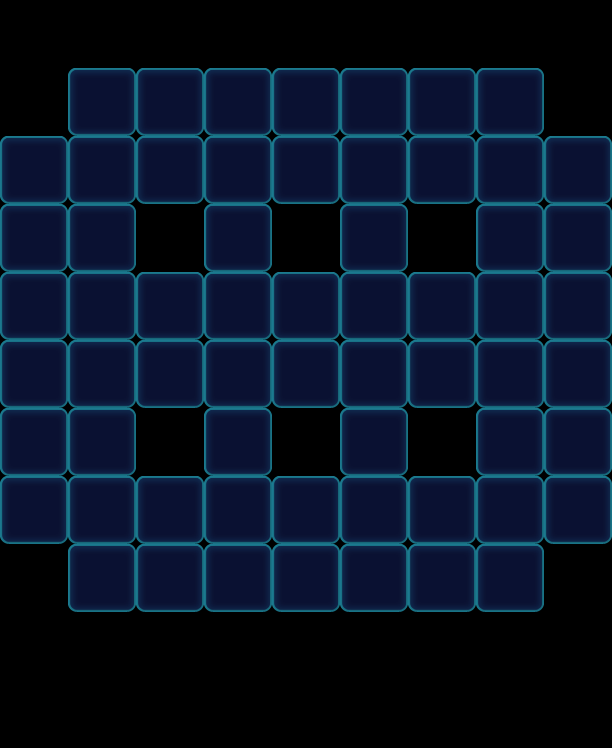

Tiled map render using the project's own tile images. Description and the map definition, with tile-layer contents summarised, below:
An orthogonal 9x11 tile map with 68x68 px tiles, 1 tile layer (Valid), 2 tilesets and 133 objects (62x Floor, 40x Monster, 22x Stone, 9x Factory_Normal).

<map version="1.0" orientation="orthogonal" width="9" height="11" tilewidth="68" tileheight="68">
 <tileset firstgid="1" name="game_grid1" tilewidth="68" tileheight="68">
  <image source="game_grid1.png" width="68" height="68" />
 </tileset>
 <tileset firstgid="2" name="map" tilewidth="68" tileheight="68">
  <image source="map.png" width="1024" height="1024" />
 </tileset>
 <layer name="Valid" width="9" height="11">
  <data>[99 cells, 62 non-empty, 1 distinct tile ids]</data>
 </layer>
 <objectgroup name="BottomObj" width="9" height="11" visible="0">
  <object type="Floor" gid="33" x="0" y="204">
   <properties>
    <property name="Layers" value="2" />
   </properties>
  </object>
  <object type="Floor" gid="33" x="0" y="272">
   <properties>
    <property name="Layers" value="2" />
   </properties>
  </object>
  <object type="Floor" gid="33" x="0" y="340">
   <properties>
    <property name="Layers" value="2" />
   </properties>
  </object>
  <object type="Floor" gid="33" x="0" y="408">
   <properties>
    <property name="Layers" value="2" />
   </properties>
  </object>
  <object type="Floor" gid="33" x="0" y="476">
   <properties>
    <property name="Layers" value="2" />
   </properties>
  </object>
  <object type="Floor" gid="33" x="0" y="544">
   <properties>
    <property name="Layers" value="2" />
   </properties>
  </object>
  <object type="Floor" gid="33" x="68" y="340">
   <properties>
    <property name="Layers" value="2" />
   </properties>
  </object>
  <object type="Floor" gid="33" x="68" y="476">
   <properties>
    <property name="Layers" value="2" />
   </properties>
  </object>
  <object type="Floor" gid="33" x="68" y="136">
   <properties>
    <property name="Layers" value="2" />
   </properties>
  </object>
  <object type="Floor" gid="33" x="68" y="408">
   <properties>
    <property name="Layers" value="2" />
   </properties>
  </object>
  <object type="Floor" gid="33" x="68" y="272">
   <properties>
    <property name="Layers" value="2" />
   </properties>
  </object>
  <object type="Floor" gid="33" x="68" y="204">
   <properties>
    <property name="Layers" value="2" />
   </properties>
  </object>
  <object type="Floor" gid="33" x="204" y="340">
   <properties>
    <property name="Layers" value="2" />
   </properties>
  </object>
  <object type="Floor" gid="33" x="204" y="476">
   <properties>
    <property name="Layers" value="2" />
   </properties>
  </object>
  <object type="Floor" gid="33" x="204" y="136">
   <properties>
    <property name="Layers" value="2" />
   </properties>
  </object>
  <object type="Floor" gid="33" x="204" y="408">
   <properties>
    <property name="Layers" value="2" />
   </properties>
  </object>
  <object type="Floor" gid="33" x="204" y="272">
   <properties>
    <property name="Layers" value="2" />
   </properties>
  </object>
  <object type="Floor" gid="33" x="204" y="204">
   <properties>
    <property name="Layers" value="2" />
   </properties>
  </object>
  <object type="Floor" gid="33" x="340" y="340">
   <properties>
    <property name="Layers" value="2" />
   </properties>
  </object>
  <object type="Floor" gid="33" x="340" y="476">
   <properties>
    <property name="Layers" value="2" />
   </properties>
  </object>
  <object type="Floor" gid="33" x="340" y="136">
   <properties>
    <property name="Layers" value="2" />
   </properties>
  </object>
  <object type="Floor" gid="33" x="340" y="408">
   <properties>
    <property name="Layers" value="2" />
   </properties>
  </object>
  <object type="Floor" gid="33" x="340" y="272">
   <properties>
    <property name="Layers" value="2" />
   </properties>
  </object>
  <object type="Floor" gid="33" x="340" y="204">
   <properties>
    <property name="Layers" value="2" />
   </properties>
  </object>
  <object type="Floor" gid="33" x="476" y="340">
   <properties>
    <property name="Layers" value="2" />
   </properties>
  </object>
  <object type="Floor" gid="33" x="476" y="476">
   <properties>
    <property name="Layers" value="2" />
   </properties>
  </object>
  <object type="Floor" gid="33" x="476" y="136">
   <properties>
    <property name="Layers" value="2" />
   </properties>
  </object>
  <object type="Floor" gid="33" x="476" y="408">
   <properties>
    <property name="Layers" value="2" />
   </properties>
  </object>
  <object type="Floor" gid="33" x="476" y="272">
   <properties>
    <property name="Layers" value="2" />
   </properties>
  </object>
  <object type="Floor" gid="33" x="476" y="204">
   <properties>
    <property name="Layers" value="2" />
   </properties>
  </object>
  <object type="Floor" gid="33" x="544" y="408">
   <properties>
    <property name="Layers" value="2" />
   </properties>
  </object>
  <object type="Floor" gid="33" x="544" y="544">
   <properties>
    <property name="Layers" value="2" />
   </properties>
  </object>
  <object type="Floor" gid="33" x="544" y="204">
   <properties>
    <property name="Layers" value="2" />
   </properties>
  </object>
  <object type="Floor" gid="33" x="544" y="476">
   <properties>
    <property name="Layers" value="2" />
   </properties>
  </object>
  <object type="Floor" gid="33" x="544" y="340">
   <properties>
    <property name="Layers" value="2" />
   </properties>
  </object>
  <object type="Floor" gid="33" x="544" y="272">
   <properties>
    <property name="Layers" value="2" />
   </properties>
  </object>
  <object type="Floor" gid="33" x="136" y="204">
   <properties>
    <property name="Layers" value="2" />
   </properties>
  </object>
  <object type="Floor" gid="33" x="136" y="136">
   <properties>
    <property name="Layers" value="2" />
   </properties>
  </object>
  <object type="Floor" gid="33" x="272" y="204">
   <properties>
    <property name="Layers" value="2" />
   </properties>
  </object>
  <object type="Floor" gid="33" x="272" y="136">
   <properties>
    <property name="Layers" value="2" />
   </properties>
  </object>
  <object type="Floor" gid="33" x="408" y="204">
   <properties>
    <property name="Layers" value="2" />
   </properties>
  </object>
  <object type="Floor" gid="33" x="408" y="136">
   <properties>
    <property name="Layers" value="2" />
   </properties>
  </object>
  <object type="Floor" gid="33" x="408" y="408">
   <properties>
    <property name="Layers" value="2" />
   </properties>
  </object>
  <object type="Floor" gid="33" x="408" y="340">
   <properties>
    <property name="Layers" value="2" />
   </properties>
  </object>
  <object type="Floor" gid="33" x="272" y="408">
   <properties>
    <property name="Layers" value="2" />
   </properties>
  </object>
  <object type="Floor" gid="33" x="272" y="340">
   <properties>
    <property name="Layers" value="2" />
   </properties>
  </object>
  <object type="Floor" gid="33" x="136" y="408">
   <properties>
    <property name="Layers" value="2" />
   </properties>
  </object>
  <object type="Floor" gid="33" x="136" y="340">
   <properties>
    <property name="Layers" value="2" />
   </properties>
  </object>
  <object type="Floor" gid="33" x="136" y="612">
   <properties>
    <property name="Layers" value="2" />
   </properties>
  </object>
  <object type="Floor" gid="33" x="68" y="612">
   <properties>
    <property name="Layers" value="2" />
   </properties>
  </object>
  <object type="Floor" gid="33" x="408" y="544">
   <properties>
    <property name="Layers" value="2" />
   </properties>
  </object>
  <object type="Floor" gid="33" x="204" y="612">
   <properties>
    <property name="Layers" value="2" />
   </properties>
  </object>
  </objectgroup>
 <objectgroup name="MiddleObj" width="9" height="11">
  <!-- 40 objects omitted --></objectgroup>
 <objectgroup color="#000000" name="TopObj" width="9" height="11">
  <!-- 31 objects omitted --></objectgroup>
</map>
<!-- 81 of 133 objects omitted -->
